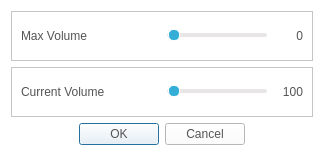
<?xml version="1.0" encoding="UTF-8"?>
<ui version="4.0">
 <class>MaxVolumeDialog</class>
 <widget class="QDialog" name="MaxVolumeDialog">
  <property name="geometry">
   <rect>
    <x>0</x>
    <y>0</y>
    <width>320</width>
    <height>156</height>
   </rect>
  </property>
  <property name="windowTitle">
   <string>Dialog</string>
  </property>
  <property name="styleSheet">
   <string notr="true">QLabel
{
	color: rgb(84, 84, 84);
	font: 14pt &quot;Segoe UI&quot;;
}
QPushButton
{
	color: rgb(84, 84, 84);
	font: 14pt &quot;Segoe UI&quot;;
}
QWidget
{
	background-color: rgb(255, 255, 255);
}</string>
  </property>
  <layout class="QGridLayout" name="gridLayout">
   <item row="0" column="0">
    <widget class="QFrame" name="frame">
     <property name="frameShape">
      <enum>QFrame::StyledPanel</enum>
     </property>
     <property name="frameShadow">
      <enum>QFrame::Raised</enum>
     </property>
     <layout class="QHBoxLayout" name="horizontalLayout">
      <item>
       <widget class="QLabel" name="label">
        <property name="minimumSize">
         <size>
          <width>140</width>
          <height>0</height>
         </size>
        </property>
        <property name="text">
         <string>Max Volume</string>
        </property>
       </widget>
      </item>
      <item>
       <widget class="QSlider" name="horizontalSliderMaxVol">
        <property name="minimumSize">
         <size>
          <width>100</width>
          <height>0</height>
         </size>
        </property>
        <property name="styleSheet">
         <string notr="true">QSlider::groove:horizontal {
    background-color: #e8e6e6;
    border: 1px solid #e8e6e6;
    height: 2px;
    border-radius: 2px;
}

QSlider::handle:horizontal {
    background-color: #34aed6;
    border: 1px solid #ffffff;
    width: 10px;
	height: 10px;
    border-radius: 5px;
	margin: -5px 0;
}</string>
        </property>
        <property name="maximum">
         <number>100</number>
        </property>
        <property name="orientation">
         <enum>Qt::Horizontal</enum>
        </property>
       </widget>
      </item>
      <item>
       <widget class="QLabel" name="labelMaxVol">
        <property name="minimumSize">
         <size>
          <width>30</width>
          <height>0</height>
         </size>
        </property>
        <property name="text">
         <string>0</string>
        </property>
        <property name="alignment">
         <set>Qt::AlignRight|Qt::AlignTrailing|Qt::AlignVCenter</set>
        </property>
       </widget>
      </item>
     </layout>
    </widget>
   </item>
   <item row="1" column="0">
    <widget class="QFrame" name="frame_2">
     <property name="frameShape">
      <enum>QFrame::StyledPanel</enum>
     </property>
     <property name="frameShadow">
      <enum>QFrame::Raised</enum>
     </property>
     <layout class="QHBoxLayout" name="horizontalLayout_2">
      <item>
       <widget class="QLabel" name="label_2">
        <property name="minimumSize">
         <size>
          <width>140</width>
          <height>0</height>
         </size>
        </property>
        <property name="text">
         <string>Current Volume</string>
        </property>
       </widget>
      </item>
      <item>
       <widget class="QSlider" name="horizontalSliderCurVol">
        <property name="minimumSize">
         <size>
          <width>100</width>
          <height>0</height>
         </size>
        </property>
        <property name="styleSheet">
         <string notr="true">QSlider::groove:horizontal {
    background-color: #e8e6e6;
    border: 1px solid #e8e6e6;
    height: 2px;
    border-radius: 2px;
}

QSlider::handle:horizontal {
    background-color: #34aed6;
    border: 1px solid #ffffff;
    width: 10px;
	height: 10px;
    border-radius: 5px;
	margin: -5px 0;
}</string>
        </property>
        <property name="maximum">
         <number>100</number>
        </property>
        <property name="orientation">
         <enum>Qt::Horizontal</enum>
        </property>
       </widget>
      </item>
      <item>
       <widget class="QLabel" name="labelCurVol">
        <property name="minimumSize">
         <size>
          <width>30</width>
          <height>0</height>
         </size>
        </property>
        <property name="text">
         <string>100</string>
        </property>
        <property name="alignment">
         <set>Qt::AlignRight|Qt::AlignTrailing|Qt::AlignVCenter</set>
        </property>
       </widget>
      </item>
     </layout>
    </widget>
   </item>
   <item row="2" column="0">
    <widget class="QDialogButtonBox" name="buttonBox">
     <property name="orientation">
      <enum>Qt::Horizontal</enum>
     </property>
     <property name="standardButtons">
      <set>QDialogButtonBox::Cancel|QDialogButtonBox::Ok</set>
     </property>
     <property name="centerButtons">
      <bool>true</bool>
     </property>
    </widget>
   </item>
  </layout>
 </widget>
 <resources/>
 <connections>
  <connection>
   <sender>buttonBox</sender>
   <signal>accepted()</signal>
   <receiver>MaxVolumeDialog</receiver>
   <slot>accept()</slot>
   <hints>
    <hint type="sourcelabel">
     <x>248</x>
     <y>254</y>
    </hint>
    <hint type="destinationlabel">
     <x>157</x>
     <y>274</y>
    </hint>
   </hints>
  </connection>
  <connection>
   <sender>buttonBox</sender>
   <signal>rejected()</signal>
   <receiver>MaxVolumeDialog</receiver>
   <slot>reject()</slot>
   <hints>
    <hint type="sourcelabel">
     <x>316</x>
     <y>260</y>
    </hint>
    <hint type="destinationlabel">
     <x>286</x>
     <y>274</y>
    </hint>
   </hints>
  </connection>
 </connections>
</ui>
